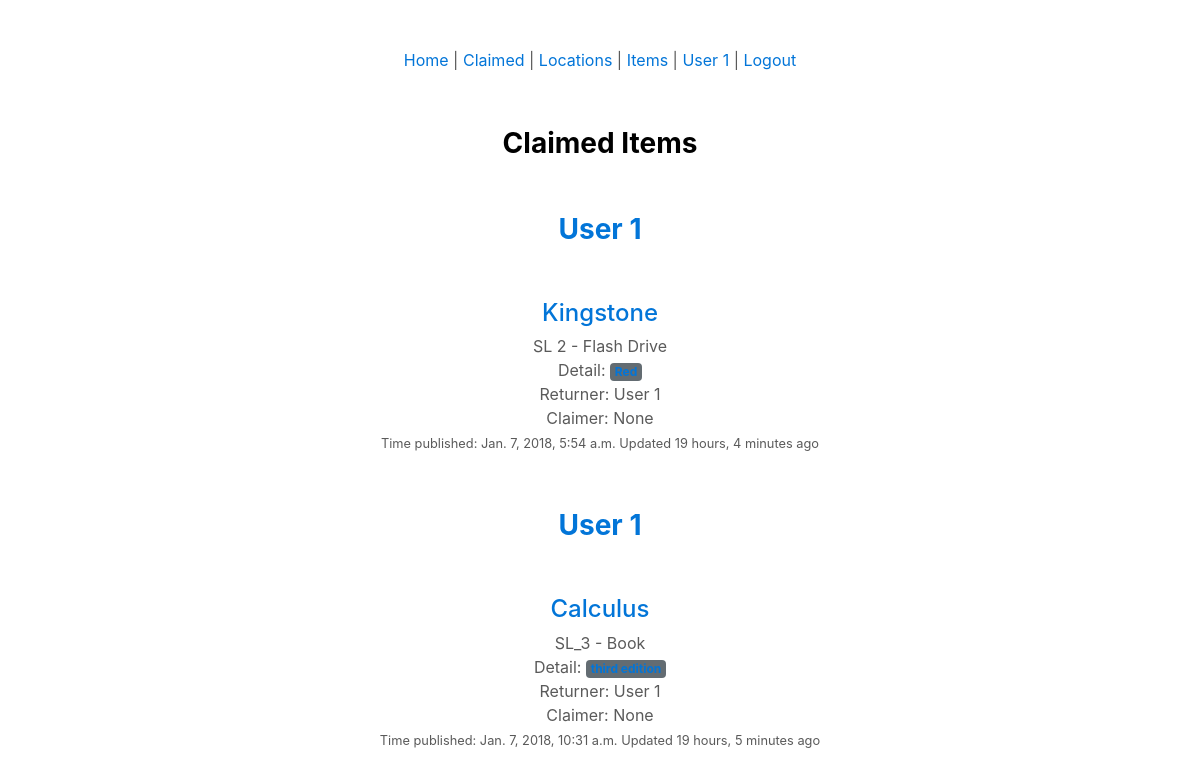
Page /claimed/ (signed in) on the earlier database version.
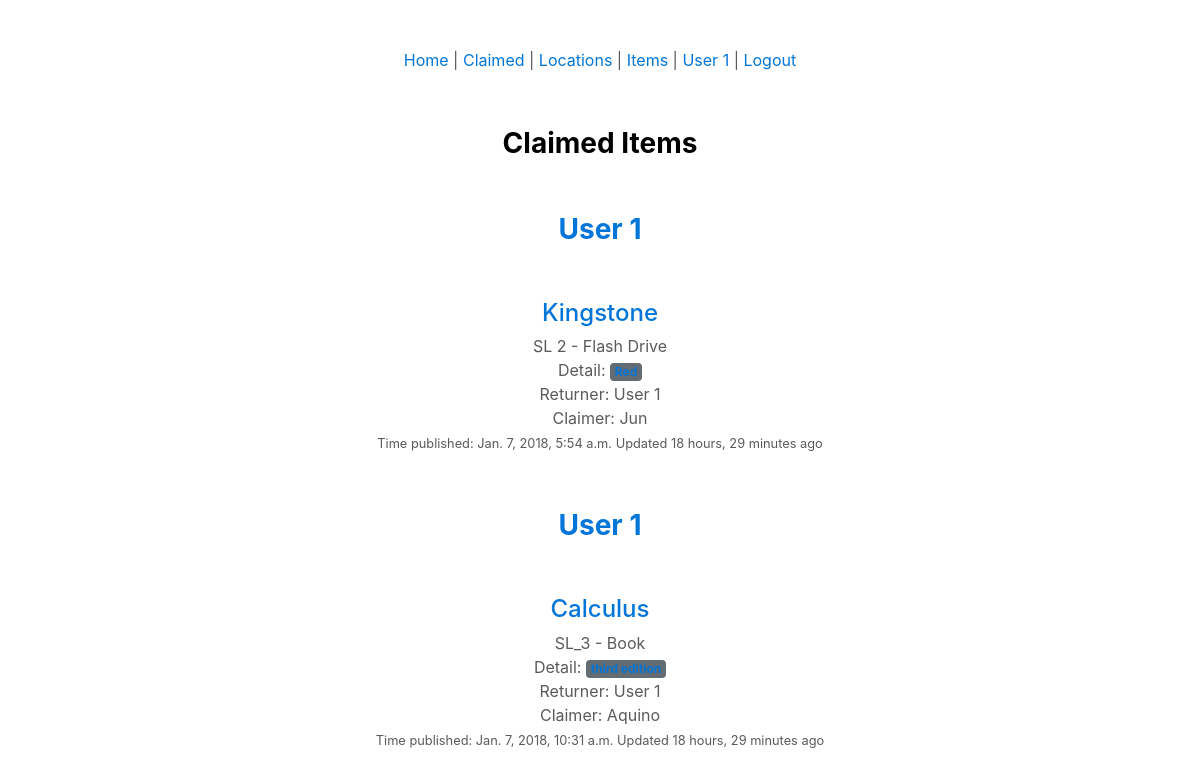
Same page on the later database version.
### items/models.py (models this page shows, shortened)
class Item(models.Model):
	user					= models.ForeignKey(User)
	location_and_Category	= models.ForeignKey(Location)
	item_name				= models.CharField(max_length=120)
	item_detail 			= models.TextField(help_text='seperate each item by comma', null=True, blank=True)
	claimer					= models.CharField(max_length=120, null=True, blank=True, help_text='do not forget to put a claimer')
	claimed					= models.BooleanField(default=False)
	timestamp				= models.DateTimeField(auto_now_add=True)
	updated					= models.DateTimeField(auto_now=True)
	slug					= models.SlugField(null=True, blank=True)
	def __str__(self):
		return self.item_name
	class Meta:
		ordering = ['-updated', '-timestamp']
	def get_item(self):
		return self.item_detail.split(",")

### locations/models.py (models this page shows, shortened)
class Location(models.Model):
	user 				= models.ForeignKey(User)
	location 			= models.CharField(max_length=120)
	category 			= models.CharField(max_length=120)
	timestamp			= models.DateTimeField(auto_now_add=True)
	updated				= models.DateTimeField(auto_now=True)
	slug				= models.SlugField(null=True, blank=True)
	objects 			= LocationManager()
	def __str__(self):
		return '%s - %s' % (self.location, self.category)
	class Meta:
		ordering = ['-updated', '-timestamp']

### items/views.py (the view)
# urls.py: url(r'^claimed/$', ClaimedView.as_view(), name='claimed'),
class ClaimedView(ListView):
	def get(self, request, *args, **kwargs):
		if not request.user.is_authenticated():
			return render(request, "home.html", {})
		qs = Item.objects.filter(claimed=True).order_by("-updated")[:10]
		return render(request, "items/claimed.html", {'object_list':qs})

### items/templates/items/claimed.html (shortened to what this page needs)
{% extends 'base.html' %}
{% block content %}
{% if object_list %}
<div class="row">
	<div class="col-sm-12 text-center col-sm-offset-3">
	<h3>Claimed Items</h3>
	{% for obj in object_list %}
		<div class="thumbnail">
			<h3><a href='{% url "profile:detail" username=obj.user.username %}'>{{ obj.user.first_name }} {{ obj.user.last_name }}</a></h3>
			<h4><a href='{% url "profile:detail" username=obj.user.username %}?q={{ obj.item_name }}'>{{ obj }}</a></h4>
			{{ obj.location_and_Category }}<br/>
			Detail:
			{% for ing in obj.get_item %}
				 <span class="badge badge-default"><a href='{% url "profile:detail" username=obj.user.username %}?q={{ ing }}'>{{ ing }}</a></span>
			{% endfor %}
			<br/>Returner: {{ obj.user.first_name }} {{ obj.user.last_name }}<br/>
			Claimer: {{ obj.claimer }}<br/>
			<small>{{ obj.category }} Time published: {{ obj.timestamp }} Updated {{ obj.updated|timesince }} ago</small>
		</div>
	{% endfor %}
	</div>
</div>
{% else %}
	<p class='lead'>No Items Found</p>
{% endif %}
{% endblock %}

Differences in the rows shown:
changed Item "Kingstone": claimer "None" → "Jun"; updated "19 hours, 4 minutes" → "18 hours, 29 minutes"
changed Item "Calculus": claimer "None" → "Aquino"; updated "19 hours, 5 minutes" → "18 hours, 29 minutes"
